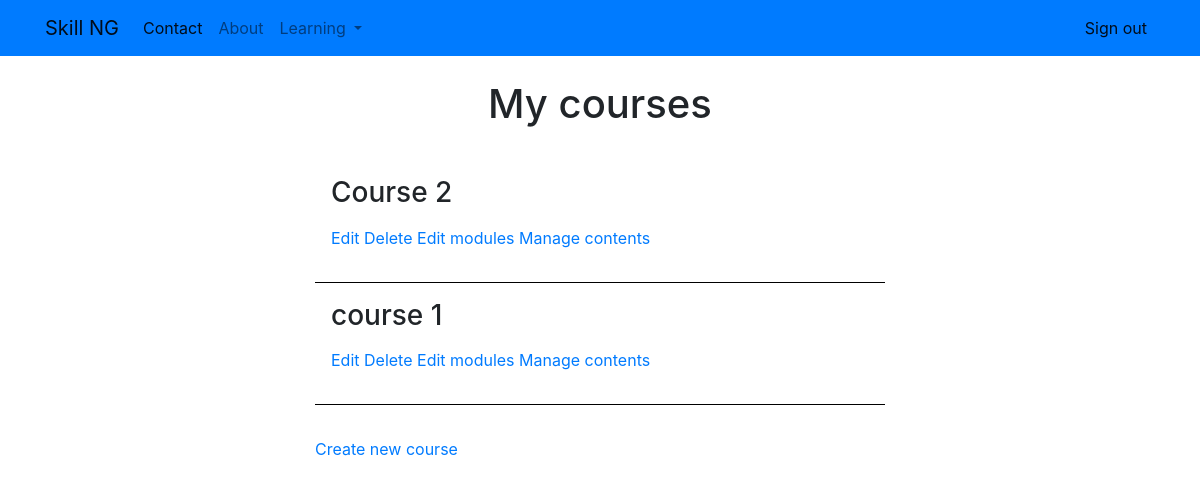
Before: /course/mine/ (signed in) with the older database file.
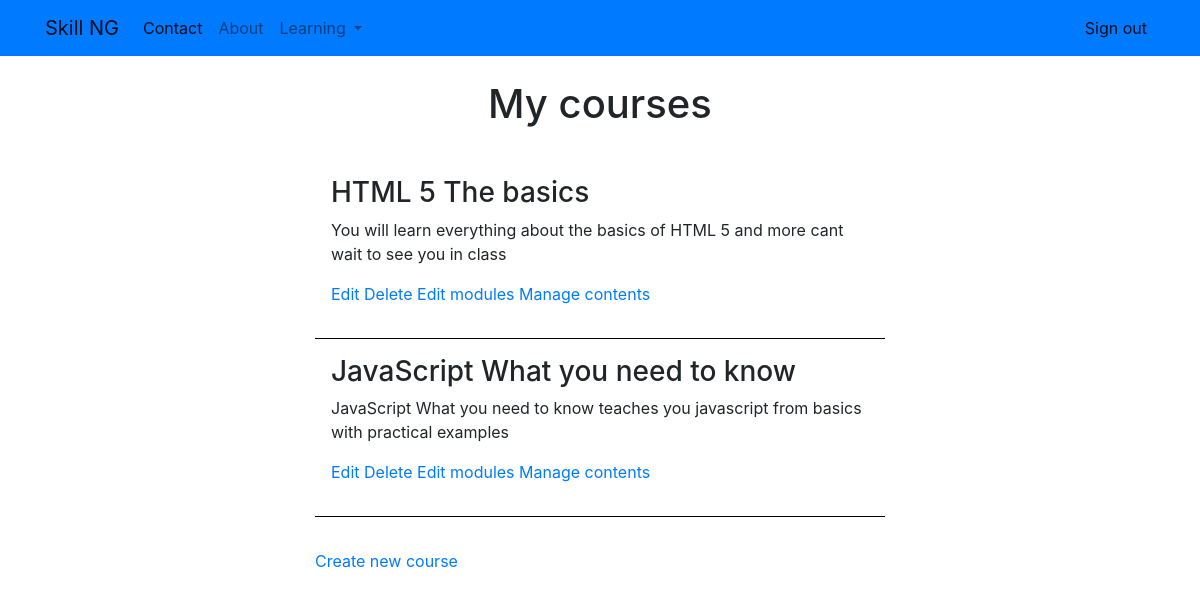
After: the same page with the newer database file.
### courses/models.py (models this page shows, shortened)
class Course(models.Model):
    owner= models.ForeignKey(User, on_delete=models.CASCADE)
    subject=models.ForeignKey(Subject, on_delete=models.CASCADE, related_name='courses')
    title=models.CharField(max_length=200)
    slug=models.SlugField(max_length=200, unique=True)
    overview= models.TextField()
    created= models.DateTimeField(auto_now_add=True)
    students = models.ManyToManyField(User, related_name='courses_joined', blank=True)
    class Meta:
        ordering=['-created']

### courses/views.py (the view)
# urls.py: path('mine/', views.ManageCourseListView.as_view(), name='manage_course_list'),
class ManageCourseListView(OwnerCourseMixin, ListView):
    template_name = 'manage/course/list.html'
    permission_required = 'courses.view_course'

### courses/views.py (called while the page is built)
    def get_queryset(self):
        qs = super().get_queryset()
        return qs.filter(owner=self.request.user)

### courses/templates/manage/course/list.html (shortened to what this page needs)
{% extends "base.html" %}
{%load static%}
{% block content %}
<div class="container offset-3 col-md-6">
    <div class="page-title">
        <h1>My courses</h1>
    </div>
    <div class="module">
        {% for course in object_list %}
            <div class="course-info">
                <h3>{{ course.title }}</h3>
                <p>{{course.overview}}</p>
                <p>
                <a href="{% url 'course_edit' course.id %}">Edit</a>
                <a href="{% url 'course_delete' course.id %}">Delete</a>
                <a href="{% url 'course_module_update' course.id %}">Edit modules</a>
                {% if course.modules.count > 0 %}
                <a href="{% url 'module_content_list' course.modules.first.id %}">Manage contents</a>
                {% endif %}
                </p>
            </div>
        {% empty %}
            <p>You haven't created any courses yet.</p>
        {% endfor %}
        <p class='new-course-prompt'>
        <a href="{% url 'course_create' %}" class="button">Create new course</a>
        </p>
    </div>
</div>
{% endblock %}

Changed rows visible on the page:
changed Course: title "Course 2" → "HTML 5 The basics"; overview (not shown) → "You will learn everything about the basics of HTML 5 and more cant wait to see you in class"
changed Course: title "course 1" → "JavaScript What you need to know"; overview (not shown) → "JavaScript What you need to know teaches you javascript from basics with practical examples"
